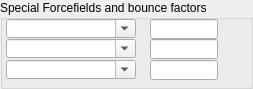
    <widget class="QGroupBox" name="IDC_STATIC_4">
      <property name="geometry">
        <rect>
          <x>13</x>
          <y>102</y>
          <width>253</width>
          <height>89</height>
        </rect>
      </property>
      <property name="title">
        <string>Special Forcefields and bounce factors</string>
      </property>
      <property name="visible">
        <bool>true</bool>
      </property>
      <property name="enabled">
        <bool>true</bool>
      </property>
      <property name="flat">
        <bool>false</bool>
      </property>
      <widget class="QComboBox" name="IDC_FFT1_COMBO">
        <property name="maxVisibleItems">
          <number>8</number>
        </property>
        <property name="geometry">
          <rect>
            <x>6</x>
            <y>19</y>
            <width>130</width>
            <height>19</height>
          </rect>
        </property>
        <property name="visible">
          <bool>true</bool>
        </property>
        <property name="enabled">
          <bool>true</bool>
        </property>
        <property name="editable">
          <bool>true</bool>
        </property>
      </widget>
      <widget class="QLineEdit" name="IDC_FIXED_FFT1_EDIT">
        <property name="geometry">
          <rect>
            <x>150</x>
            <y>19</y>
            <width>68</width>
            <height>20</height>
          </rect>
        </property>
        <property name="visible">
          <bool>true</bool>
        </property>
        <property name="enabled">
          <bool>true</bool>
        </property>
      </widget>
      <widget class="QComboBox" name="IDC_FFT2_COMBO">
        <property name="maxVisibleItems">
          <number>10</number>
        </property>
        <property name="geometry">
          <rect>
            <x>6</x>
            <y>39</y>
            <width>130</width>
            <height>19</height>
          </rect>
        </property>
        <property name="visible">
          <bool>true</bool>
        </property>
        <property name="enabled">
          <bool>true</bool>
        </property>
        <property name="editable">
          <bool>true</bool>
        </property>
      </widget>
      <widget class="QLineEdit" name="IDC_FFT2_EDIT">
        <property name="geometry">
          <rect>
            <x>150</x>
            <y>39</y>
            <width>68</width>
            <height>20</height>
          </rect>
        </property>
        <property name="visible">
          <bool>true</bool>
        </property>
        <property name="enabled">
          <bool>true</bool>
        </property>
      </widget>
      <widget class="QComboBox" name="IDC_FFT3_COMBO">
        <property name="maxVisibleItems">
          <number>10</number>
        </property>
        <property name="geometry">
          <rect>
            <x>6</x>
            <y>60</y>
            <width>130</width>
            <height>19</height>
          </rect>
        </property>
        <property name="visible">
          <bool>true</bool>
        </property>
        <property name="enabled">
          <bool>true</bool>
        </property>
        <property name="editable">
          <bool>true</bool>
        </property>
      </widget>
      <widget class="QLineEdit" name="IDC_FFT3_EDIT">
        <property name="geometry">
          <rect>
            <x>150</x>
            <y>60</y>
            <width>68</width>
            <height>20</height>
          </rect>
        </property>
        <property name="visible">
          <bool>true</bool>
        </property>
        <property name="enabled">
          <bool>true</bool>
        </property>
      </widget>
    </widget>
